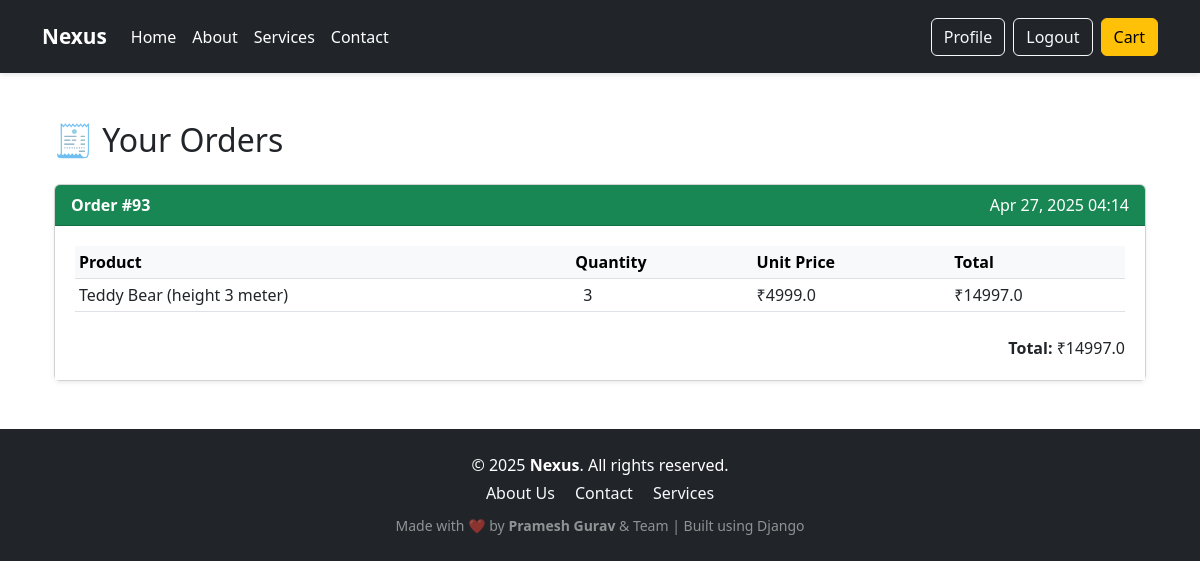
/your-orders/ (signed in), run on the app's committed database.
### store/models.py (models this page shows, shortened)
class Order(models.Model):
    user = models.ForeignKey(User, on_delete=models.CASCADE)
    created_at = models.DateTimeField(auto_now_add=True)
    def total_price(self):
        return sum(item.total_price() for item in self.items.all())

class OrderItem(models.Model):
    order = models.ForeignKey(Order, related_name='items', on_delete=models.CASCADE)
    product = models.ForeignKey(Product, on_delete=models.CASCADE)
    quantity = models.PositiveIntegerField()
    def total_price(self):
        return self.product.price * self.quantity

class Product(models.Model):
    title = models.CharField(max_length=255)
    category = models.ForeignKey(Category, on_delete=models.CASCADE)
    description = models.TextField()
    price = models.FloatField()
    image = models.ImageField(upload_to='products/')

### store/views.py (the view)
# urls.py: path('your-orders/', views.your_orders, name='your_orders'),
@login_required
def your_orders(request):
    orders = Order.objects.filter(user=request.user).order_by('-created_at')
    return render(request, 'store/your_orders.html', {'orders': orders})

### store/templates/store/your_orders.html
{% extends 'store/base.html' %}
{% block content %}
<div class="container mt-5">
    <h2 class="mb-4">🧾 Your Orders</h2>
    {% if orders %}
        {% for order in orders %}
            <div class="card mb-4 shadow-sm">
                <div class="card-header bg-success text-white d-flex justify-content-between">
                    <strong>Order #{{ order.id }}</strong>
                    <span>{{ order.created_at|date:"M d, Y H:i" }}</span>
                </div>
                <div class="card-body">
                    <div class="table-responsive">
                        <table class="table table-sm align-middle">
                            <thead class="table-light">
                                <tr>
                                    <th>Product</th>
                                    <th>Quantity</th>
                                    <th>Unit Price</th>
                                    <th>Total</th>
                                </tr>
                            </thead>
                            <tbody>
                                {% for item in order.items.all %}
                                    <tr>
                                        <td>{{ item.product.title }}</td>
                                        <td>
                                            <span class="mx-2">{{ item.quantity }}</span>
                                        </td>
                                        <td>₹{{ item.product.price }}</td>
                                        <td>₹{{ item.total_price }}</td>
                                    </tr>
                                {% endfor %}
                            </tbody>
                        </table>
                    </div>
                    <div class="text-end mt-2">
                        <strong>Total:</strong> ₹{{ order.total_price }}
                    </div>
                </div>
            </div>
        {% endfor %}
    {% else %}
        <div class="alert alert-info">You have no orders yet.</div>
    {% endif %}
</div>
{% endblock %}

### static/css/style.css (style rules this page uses)
body { background-color: #ffffff; font-family: 'Segoe UI', sans-serif; justify-content: center; align-items: center; margin: 0; padding: 0; }
.card-body { display: flex; flex-direction: column; justify-content: space-between; padding: 1.25rem; background-color: #fff; }

### data on the page
Order: id "93", created_at "Apr 27, 2025 04:14", total_price "14997.0"
OrderItem: product "Teddy Bear (height 3 meter)", quantity "3", product.price "4999.0", total_price "14997.0"
